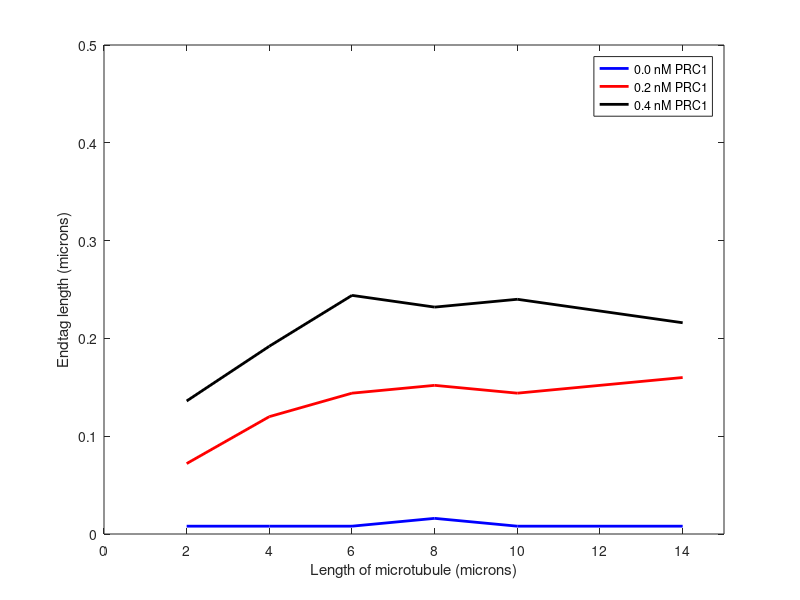

This figure's MATLAB source:
clear all

mt_lengths = [2, 4, 6, 8, 10, 14];

n_datapoints = length(mt_lengths);

final_data_00 = [n_datapoints 1];
final_data_00(1) = 0.008;
final_data_00(2) = 0.008;
final_data_00(3) = 0.008;
final_data_00(4) = 0.016;
final_data_00(5) = 0.008;
final_data_00(6) = 0.008;

final_data_02 = [n_datapoints 1];
final_data_02(1) = 0.072;
final_data_02(2) = 0.12;
final_data_02(3) = 0.144;
final_data_02(4) = 0.152;
final_data_02(5) = 0.144;
final_data_02(6) = 0.16;

final_data_04 = [n_datapoints 1];
final_data_04(1) = 0.136;
final_data_04(2) = 0.192;
final_data_04(3) = 0.244;
final_data_04(4) = 0.232;
final_data_04(5) = 0.24;
final_data_04(6) = 0.216;

plot(mt_lengths, final_data_00, 'LineWidth', 2, 'Color', 'blue');
hold on
plot(mt_lengths, final_data_02, 'LineWidth', 2, 'Color', 'red');
plot(mt_lengths, final_data_04, 'LineWidth', 2, 'Color', 'black');

xlabel('Length of microtubule (microns)');
ylabel('Endtag length (microns)');
ylim([0 0.5]);
xlim([0 15]);
legend('0.0 nM PRC1', '0.2 nM PRC1', '0.4 nM PRC1');

set(gcf, 'color', 'white');